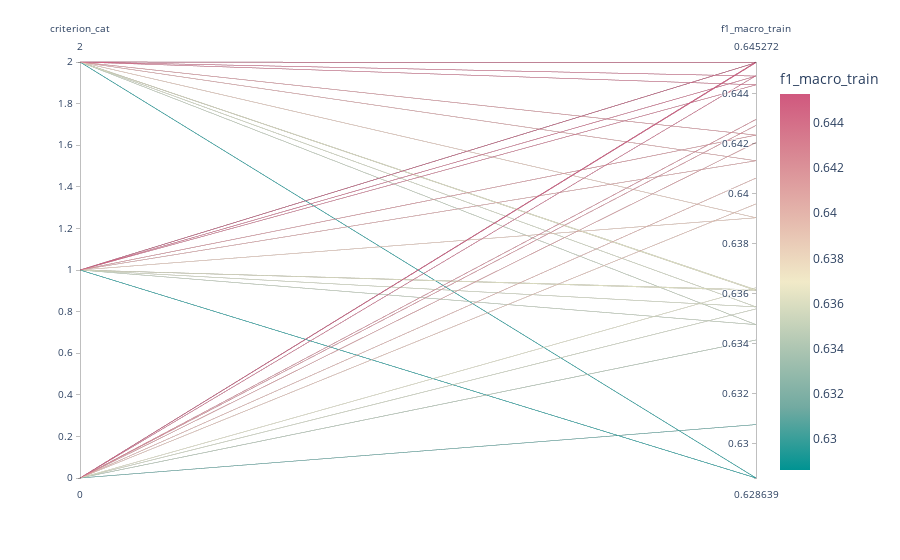

Here is the notebook cell this chart was saved with:
### Code cell
# 'criterion', 'splitter', 'max_depth', 
# 'min_samples_split', 'min_samples_leaf', 'max_features']
metric_for_fig = "f1_macro_train"
dim = "criterion_cat"
curr_df = df
curr_df = df[(df.splitter == "best") & (df.max_depth == 15)]
fig = px.parallel_coordinates(curr_df, color=metric_for_fig,
                              range_color=[np.min(curr_df[metric_for_fig].values), np.max(curr_df[metric_for_fig].values)],
                              dimensions=[dim]+[metric_for_fig],
                              color_continuous_scale=px.colors.diverging.Tealrose,
                              color_continuous_midpoint=2)
fig.show()
